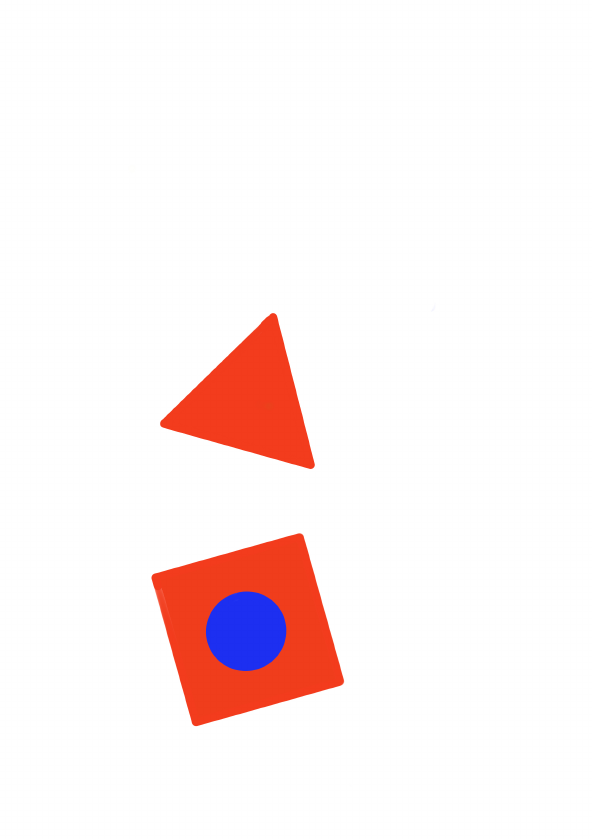
#> input picture assets/tasks/page02.png, 592 x 839 px
$ python ColorShapes.py
#> lines starting #> are read from the running program, lines starting #| are printed output that depends on the picture
import cv2 as cv
import numpy as np

import viewHSV as nl

# HSV color space
colors = {
    'red': {
        'low': np.array([0, 60, 60]),
        'high': np.array([5, 255, 255])
    },
    'yellow': {
        'low': np.array([26, 43, 46]),
        'high': np.array([34, 255, 255])
    },
    'green': {
        'low': np.array([35, 43, 46]),
        'high': np.array([77, 255, 255])
    },
    'blue': {
        'low': np.array([100, 43, 46]),
        'high': np.array([124, 255, 255])
    },
}


def find(bgr):
    restr = ''
    strs = {
        'tri': "三角形: ",
        'rec': "矩形: ",
        'cir': "圆形: ",
        'red': "红色",
        'yellow': "黄色",
        'green': "绿色",
        'blue': "蓝色",
    }
    cv.imshow("bgr", bgr)
    cv.waitKey(1)
    hsv = cv.cvtColor(bgr, cv.COLOR_BGR2HSV)
    for color in colors.keys():
        blb = cv.inRange(hsv, colors[color]['low'], colors[color]['high'])
        blb = cv.erode(blb, None, iterations=2)
        # cv.imshow("blb", blb)
        cv.waitKey(1)
        cnts, _ = cv.findContours(blb.copy(), cv.RETR_EXTERNAL, cv.CHAIN_APPROX_SIMPLE)
        # cnts = cnts[0]
        # print(len(cnts))
        for c in cnts:
            area = cv.contourArea(c)
            # [9 lines of commented-out code are left out]
            shape = strs['cir']
            approx = cv.approxPolyDP(c, 0.04 * cv.arcLength(c, True), True)
            if len(approx) == 3:
                shape = strs['tri']
            if len(approx) == 4:
                shape = strs['rec']
            cv.drawContours(bgr, [c], -1, (0, 255, 0), 2)
            cv.imshow("bgr", bgr)
            cv.waitKey(1)
            restr += shape + strs[color] + '; '
            restr += "面积: " + str(area) + '; '
            restr += f"X: {c[0][0][0]}; Y: {c[0][0][1]};\n"
            # print(shape + strs[color])
    cv.waitKey(0)
    return restr


if __name__ == "__main__":
    ps = [
        cv.imread('../assets/tasks/page02.png'),
        cv.imread('../assets/tasks/page03.png'),
        cv.imread('../assets/tasks/page04.png'),
    ]
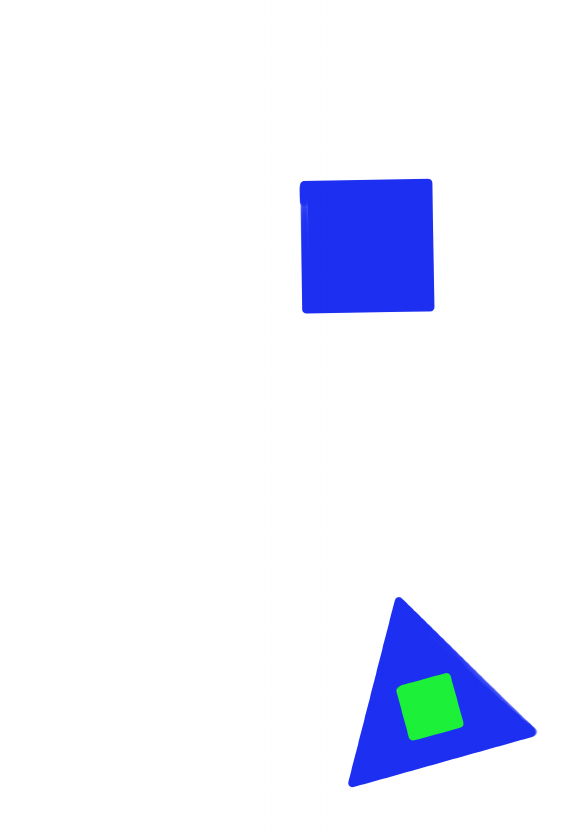
#> input picture assets/tasks/page03.png, 586 x 839 px
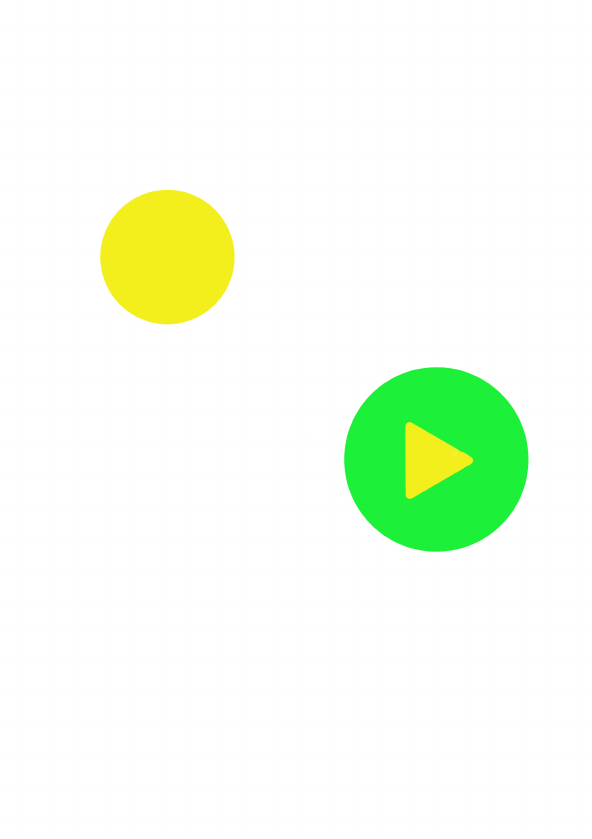
#> input picture assets/tasks/page04.png, 592 x 839 px

    for p in ps:
        print(find(p))
#> this loop made 3 passes
#| 矩形: 红色; 面积: 23241.0; X: 296; Y: 536;
#| 三角形: 红色; 面积: 10634.0; X: 272; Y: 316;
#| 圆形: 蓝色; 面积: 4227.5; X: 241; Y: 594;
#| 矩形: 绿色; 面积: 2520.0; X: 444; Y: 676;
#| 三角形: 蓝色; 面积: 16043.0; X: 397; Y: 600;
#| 矩形: 蓝色; 面积: 16356.5; X: 371; Y: 181;
#| 三角形: 黄色; 面积: 2200.0; X: 409; Y: 425;
#| 圆形: 黄色; 面积: 13046.0; X: 158; Y: 192;
#| 圆形: 绿色; 面积: 25150.5; X: 429; Y: 369;
#> pass 1, in find, `cv.imshow("bgr", bgr)`:
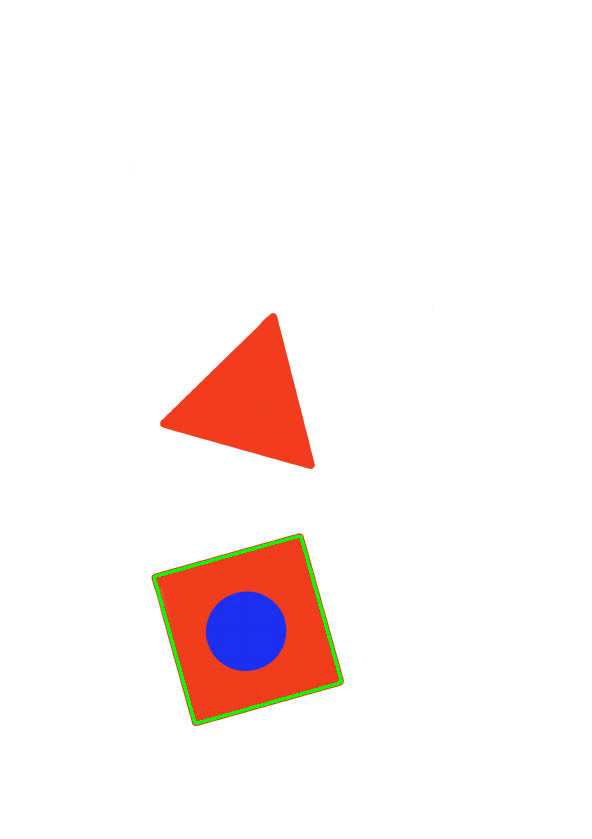
#> window 'bgr': shape (839, 592, 3); mean B, G, R 239.9, 240.9, 250.5
#> pass 1, in find, `cv.imshow("bgr", bgr)`:
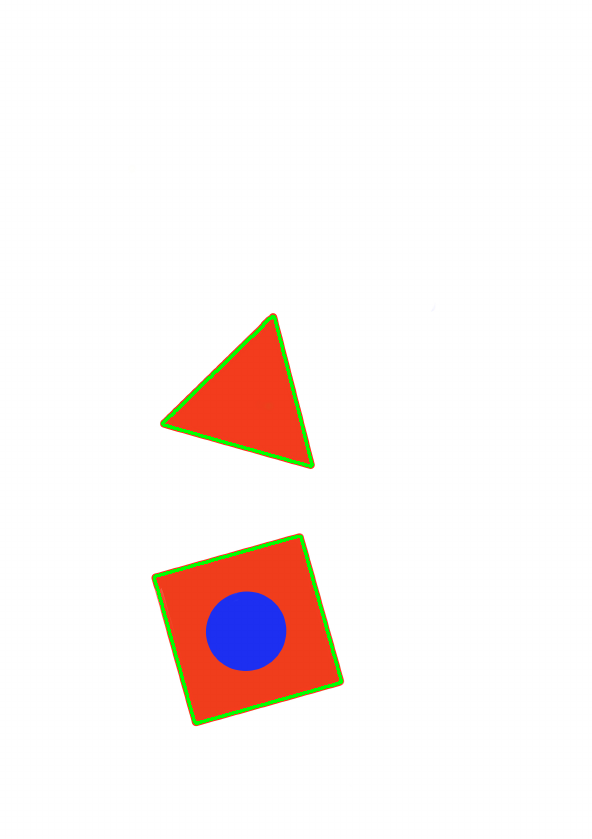
#> window 'bgr': shape (839, 592, 3); mean B, G, R 239.8, 241.6, 249.8
#> pass 1, in find, `cv.imshow("bgr", bgr)`:
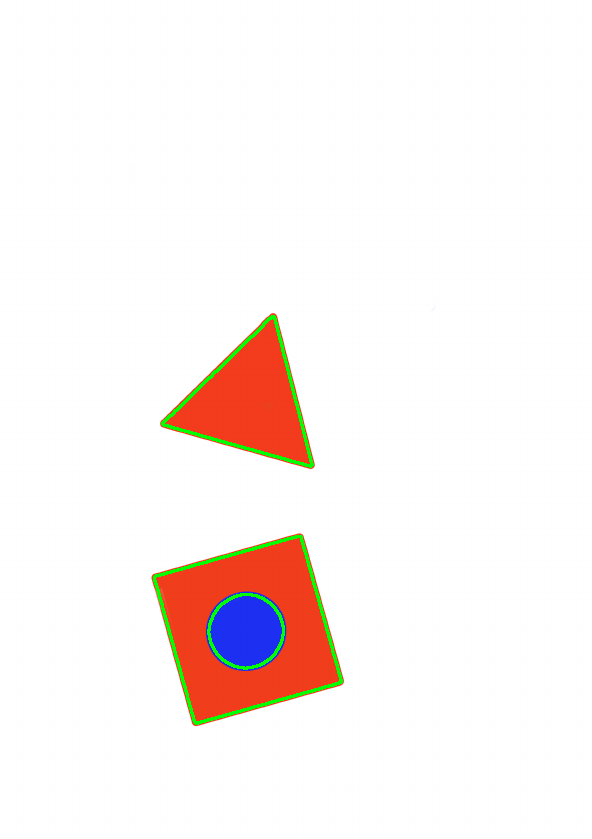
#> window 'bgr': shape (839, 592, 3); mean B, G, R 239.4, 241.9, 249.7
